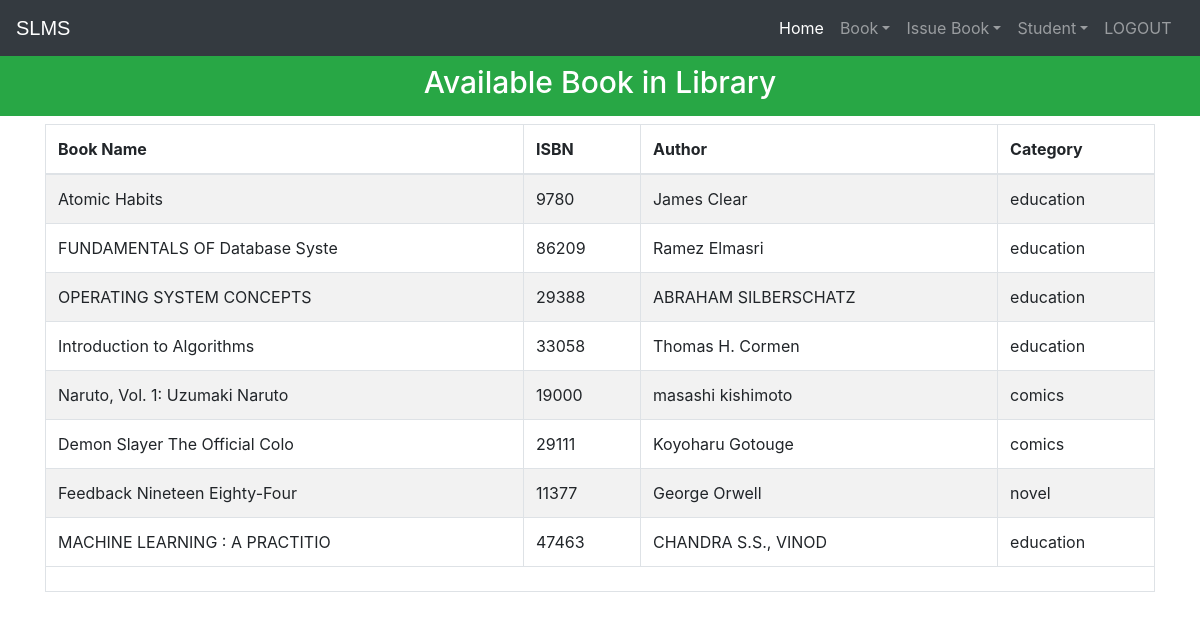
The app's page /viewbook with its own data.
### library/models.py (models this page shows, shortened)
class Book(models.Model):
    catchoice= [
        ('education', 'Education'),
        ('entertainment', 'Entertainment'),
        ('comics', 'Comics'),
        ('biography', 'Biography'),
        ('history', 'History'),
        ('novel', 'Novel'),
        ('fantasy', 'Fantasy'),
        ('thriller', 'Thriller'),
        ('romance', 'Romance'),
        ('scifi','Sci-Fi')
        ]
    name=models.CharField(max_length=30)
    isbn=models.PositiveIntegerField()
    author=models.CharField(max_length=40)
    category=models.CharField(max_length=30,choices=catchoice,default='education')

### library/views.py (the view)
# urls.py: path('viewbook', views.viewbook_view),
def viewbook_view(request):
    books=models.Book.objects.all()
    return render(request,'library/viewbook.html',{'books':books})

### templates/library/viewbook.html (shortened to what this page needs)
<!DOCTYPE html>
<html lang="en" dir="ltr">
  <head>
  </head>
  <body>
    {% include "library/navbaradmin.html" %}
    <br>
    <br>
    <h3 class="p-3 mb-2 bg-success text-white" style = 'font-size: 30px;text-align:center;'>Available Book in Library</h3>
{% if books%}
<div class="container">
  <table class="table table-hover table-condensed table-striped table-bordered">
    <thead>
    <tr>
    <th>Book Name</th>
    <th>ISBN</th>
    <th>Author</th>
    <th>Category</th>
    </tr>
    </thead>
    <tfoot>
    <tr>
    <td colspan="4" rowspan="4">
    </td>
    </tr>
    </tfoot>
    <tbody>
      {% for book in books %}
        <tr>
          <td>{{book.name}}</td>
          <td>{{book.isbn}}</td>
          <td>{{book.author}}</td>
          <td>{{book.category}}</td>
        </tr>
      {% endfor %}
    </tbody>
    </table>
</div>
{%else%}
<h1>Have 0 book</h1>
{%endif%}
<br><br><br><br><br><br><br><br><br>
    {% include "library/footer.html" %}
  </body>
</html>

### templates/library/navbaradmin.html (shortened to what this page needs)
<!DOCTYPE html>
{% load static %}
<html lang="en">
<head>
<link rel="stylesheet" href="https://stackpath.bootstrapcdn.com/bootstrap/4.3.1/css/bootstrap.min.css">
<link rel="stylesheet" href="https://maxcdn.bootstrapcdn.com/font-awesome/4.7.0/css/font-awesome.min.css">
</head>
<body>
<div class="bs-example">
    <nav class="navbar navbar-expand-md bg-dark navbar-dark fixed-top">
        <a href="/" class="navbar-brand">SLMS</a>
        <div class="collapse navbar-collapse justify-content-between" id="navbarCollapse">
            <div class="navbar-nav">
              <a href="/" class="nav-item nav-link active">Home</a>
                <div class="nav-item dropdown">
                  <a href="#" class="nav-link dropdown-toggle" data-toggle="dropdown">Book</a>
                </div>
                <div class="nav-item dropdown">
                  <a href="#" class="nav-link dropdown-toggle" data-toggle="dropdown">Issue Book</a>
                </div>
                <div class="nav-item dropdown">
                  <a href="#" class="nav-link dropdown-toggle" data-toggle="dropdown">Student</a>
                </div>
                <a href="logout" class="nav-item nav-link">LOGOUT</a> &nbsp
            </div>
        </div>
    </nav>
</div>
</body>
</html>

### templates/library/footer.html (shortened to what this page needs)
<!DOCTYPE html>
<html>
<head>
</head>
</html>

### templates/library/navbaradmin.html (style rules this page uses)
.bs-example { margin: 0px; }
.navbar-brand { font-size: 20px; font-family: sans-serif; }

### records on screen
Book: name "Atomic Habits", isbn "9780", author "James Clear", category "education"
Book: name "FUNDAMENTALS OF Database Syste", isbn "86209", author "Ramez Elmasri", category "education"
Book: name "OPERATING SYSTEM CONCEPTS", isbn "29388", author "ABRAHAM SILBERSCHATZ", category "education"
Book: name "Introduction to Algorithms", isbn "33058", author "Thomas H. Cormen", category "education"
Book: name "Naruto, Vol. 1: Uzumaki Naruto", isbn "19000", author "masashi kishimoto", category "comics"
Book: name "Demon Slayer The Official Colo", isbn "29111", author "Koyoharu Gotouge", category "comics"
Book: name "Feedback Nineteen Eighty-Four", isbn "11377", author "George Orwell", category "novel"
Book: name "MACHINE LEARNING : A PRACTITIO", isbn "47463", author "CHANDRA S.S., VINOD", category "education"
